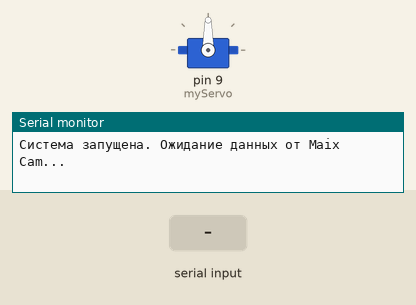
The sketch below on a simulated Arduino Uno, built with avr-gcc and run on an emulated ATmega328P. On the bench: servo, the last lines printed to the serial monitor. Inputs (shaded band) come from the test bench.

Above: at 1.2 s.
1.3 s: "90,45\n" received over Serial
At 2.0 s:
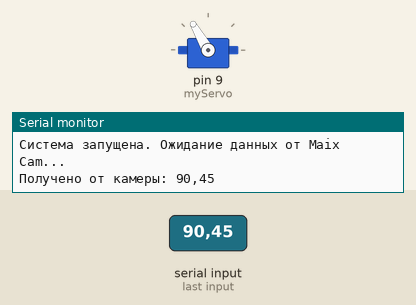
2.8 s: "5\n" received over Serial
Timing chart, 0 to 5.8 s (numbered marks = the images above; inputs shaded):
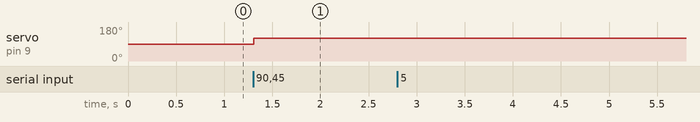

The sketch:

ReceiveSignalAndTurnRx0.ino
```cpp
#include <Servo.h>

Servo myServo;
const int CENTER_X = 112; // Половина ширины входного изображения YOLOv5 (224/2)

void setup() {
  // Скорость должна совпадать с настройкой в Python (9600)
  Serial.begin(9600);
  myServo.attach(9);
  myServo.write(90); // Ставим в среднее положение
  Serial.println("Система запущена. Ожидание данных от Maix Cam...");
}

void loop() {
  if (Serial.available() > 0) {
    // Читаем строку до символа переноса \n
    String data = Serial.readStringUntil('\n');

    Serial.print("Получено от камеры: ");
    Serial.println(data);

    // Ищем запятую
    int commaIndex = data.indexOf(',');
    if (commaIndex != -1) {
      // Извлекаем X
      int x = data.substring(0, commaIndex).toInt();

      // Логика управления:
      if (x < (CENTER_X - 20)) {
        myServo.write(120); // Поворот в одну сторону
      }
      else if (x > (CENTER_X + 20)) {
        myServo.write(60);  // Поворот в другую сторону
      }
      else {
        myServo.write(90);  // Стоп/Центр, если объект посередине
      }
    }
  }
}
```

Measured:
- after the input at 1.3 s, servo on pin 9 (myServo): 90° → 120° at once
